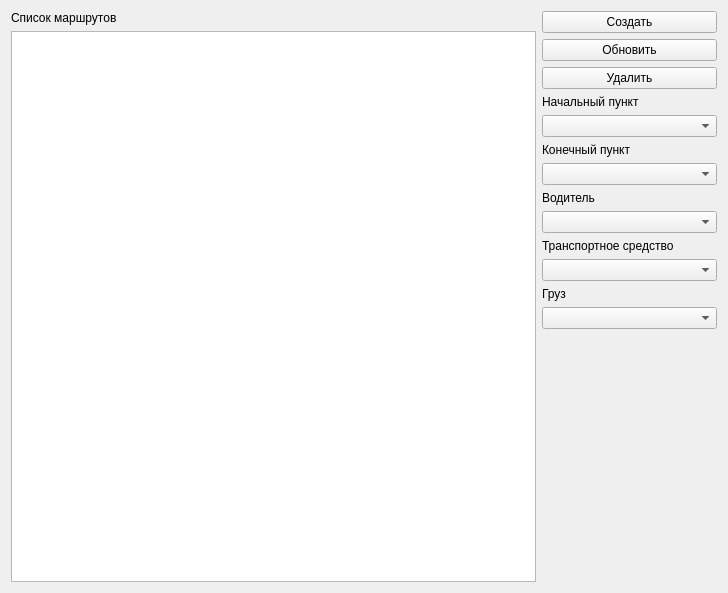
<?xml version="1.0" encoding="UTF-8"?>
<ui version="4.0">
 <class>Form</class>
 <widget class="QWidget" name="Form">
  <property name="geometry">
   <rect>
    <x>0</x>
    <y>0</y>
    <width>728</width>
    <height>593</height>
   </rect>
  </property>
  <property name="windowTitle">
   <string>Form</string>
  </property>
  <layout class="QVBoxLayout" name="verticalLayout">
   <item>
    <layout class="QHBoxLayout" name="horizontalLayout" stretch="3,1">
     <item>
      <layout class="QVBoxLayout" name="verticalLayout_2" stretch="0,4">
       <item>
        <widget class="QLabel" name="label_6">
         <property name="text">
          <string>Список маршрутов</string>
         </property>
        </widget>
       </item>
       <item>
        <widget class="QTableWidget" name="tw_route"/>
       </item>
      </layout>
     </item>
     <item>
      <layout class="QVBoxLayout" name="verticalLayout_3">
       <item>
        <widget class="QPushButton" name="pb_create_route">
         <property name="text">
          <string>Создать</string>
         </property>
        </widget>
       </item>
       <item>
        <widget class="QPushButton" name="pb_update_route">
         <property name="text">
          <string>Обновить</string>
         </property>
        </widget>
       </item>
       <item>
        <widget class="QPushButton" name="pb_delete_route">
         <property name="text">
          <string>Удалить</string>
         </property>
        </widget>
       </item>
       <item>
        <widget class="QLabel" name="label">
         <property name="text">
          <string>Начальный пункт</string>
         </property>
        </widget>
       </item>
       <item>
        <widget class="QComboBox" name="cb_from_warehouse"/>
       </item>
       <item>
        <widget class="QLabel" name="label_2">
         <property name="text">
          <string>Конечный пункт</string>
         </property>
        </widget>
       </item>
       <item>
        <widget class="QComboBox" name="cb_to_warehouse"/>
       </item>
       <item>
        <widget class="QLabel" name="label_4">
         <property name="text">
          <string>Водитель</string>
         </property>
        </widget>
       </item>
       <item>
        <widget class="QComboBox" name="cb_person"/>
       </item>
       <item>
        <widget class="QLabel" name="label_5">
         <property name="text">
          <string>Транспортное средство</string>
         </property>
        </widget>
       </item>
       <item>
        <widget class="QComboBox" name="cb_vehicle"/>
       </item>
       <item>
        <widget class="QLabel" name="label_7">
         <property name="text">
          <string>Груз</string>
         </property>
        </widget>
       </item>
       <item>
        <widget class="QComboBox" name="cb_load"/>
       </item>
       <item>
        <spacer name="verticalSpacer">
         <property name="orientation">
          <enum>Qt::Vertical</enum>
         </property>
         <property name="sizeHint" stdset="0">
          <size>
           <width>20</width>
           <height>40</height>
          </size>
         </property>
        </spacer>
       </item>
      </layout>
     </item>
    </layout>
   </item>
  </layout>
 </widget>
 <resources/>
 <connections/>
</ui>
